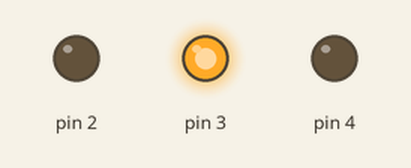
Recording of a sketch running on a simulated Arduino Uno, built with avr-gcc and run on an emulated ATmega328P. Parts: output pins drawn as LEDs (lit = HIGH).

Above: at 1.0 s.
At 3.0 s:
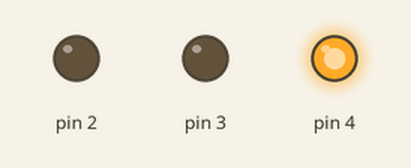
At 5.0 s:
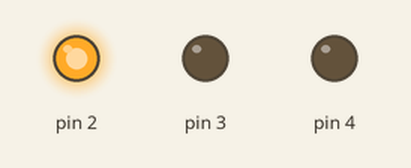
Timing chart, 0 to 7.8 s (numbered marks = the images above):
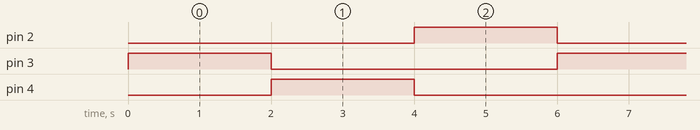

The sketch:

semaforo-carro.ino
```cpp
/**
Simples Semaforo
 @author Professor Jose de Assis
 */

int tempo = 2000; //criando uma variavel numerica e atribuino o valo 2000

void setup() {
  pinMode(2, OUTPUT);
  pinMode(3, OUTPUT);
  pinMode(4, OUTPUT);
}

void loop() {
  digitalWrite(2, LOW); //verde
  digitalWrite(3, HIGH); //amarelo
  digitalWrite(4, LOW); //vermellho
  delay(tempo);


  digitalWrite(3, LOW);
  digitalWrite(4, HIGH);
  delay(tempo);

  digitalWrite(2, HIGH);
  digitalWrite(4, LOW);
  delay(tempo);
}
```

Measured:
- by itself, pin 2–4: alternates HIGH for 2.0 s and LOW for 4.0 s
- by itself, everything shown: repeats every 6.0 s, in 3 steps
